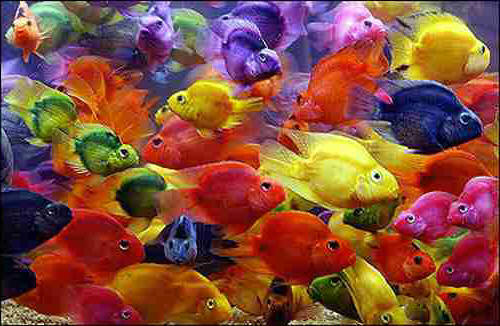
#> input picture CV-CS4476/ps2/fish.jpg, 500 x 326 px
$ jupyter execute --allow-errors KMeans.ipynb   (shell and % lines are left out)
#> lines starting #> are read from the running program, lines starting #| are printed output that depends on the picture
# 2.1 Color quantization k-means

For this problem you will write code to quantize a color space by applying k-means clustering to the pixels in a given input image. We will experiment with two different color spaces — RGB and HSV.

Implement each of the functions described below. After each function there is a test on the 4x6 image that will be generated within this notebook. These test are to help you verify and debug your code. However, they will not cover every possible edge case. We encourage you to write additional test or debug your code line-by-line to make sure the functions work as expected.

> Note: to pass the tests in this notebook and on Gradescope you will need to use a random seed value of `101` whenever possible. Please check the docstrings for any of the 3rd party functions to make sure you set the random seed properly.

### Exporting this notebook to a .py script

Once you are done implementing all the required functions in this notebook, you can go ahead and use the provided `notebook2script.py` script to convert this notebook into a `.py` file for submission.

The provided script will look for all the cells with the `#export` tag in the first line of the cell and only add those cells to the final script. This tag is already present for all the required cells in this notebook.

If you add any cells that you want to include in the submission, you can add the tag to the top of the cell.

The idea behind this is that students get to experiment, print and plot freely in the notebook while ensuring the submission file remains Gradescope friendly. Please avoid putting the `#export` tag on cells with `print`, `imshow`, and `plot` statements.

[cell 1]
#export
import numpy as np
from sklearn.cluster import KMeans
from skimage.color import rgb2hsv, hsv2rgb
from typing import Tuple

[cell 2]
import matplotlib.pyplot as plt

The commands in the follwing cell will plot all images/plots in an interactive window. If you would prefer to not have interactive plots, comment out %matplotlib notebook and uncomment %matplotlib inline instead.

You can use plt.rcParams['figure.figsize'] to make all the plots in this notebook bigger or smaller.

[cell 3]
# %matplotlib inline

# plt.rcParams['figure.figsize'] = (7, 3)

[cell 4]
# set test_k = 4 to pass the tests in this notebook
test_k = 4

[cell 5]
# generate a random test image (with a seed of `101`)
np.random.seed(101)
test_img = np.random.randint(0, 256, size=(4, 6, 3), dtype=np.uint8)

_, ax = plt.subplots()
ax.axis("off")
ax.imshow(test_img)
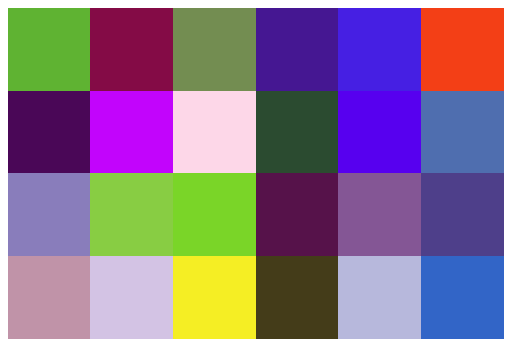
#> figure drawn by matplotlib, 1 panel

## (a) Quantize in RGB space

Given an RGB image, quantize the 3-dimensional RGB space, and map each pixel in the input image to its nearest k-means center. That is, replace the RGB value at each pixel with its nearest cluster’s average RGB value.

Use the [sklearn.cluster.KMeans](https://scikit-learn.org/stable/modules/generated/sklearn.cluster.KMeans.html) class to perfom the k-means clustering. See the documentation for details on how to use the class, and make sure you set `random_state=101`.

[cell 6]
#export
def quantize_rgb(img: np.ndarray, k: int) -> np.ndarray:
    """
    Compute the k-means clusters for the input image in RGB space, and return
    an image where each pixel is replaced by the nearest cluster's average RGB
    value.

    Inputs:
        img: Input RGB image with shape H x W x 3 and dtype "uint8"
        k: The number of clusters to use

    Output:
        An RGB image with shape H x W x 3 and dtype "uint8"
    """
    quantized_img = np.zeros_like(img)

    ##########################################################################
    # TODO: Perform k-means clustering and return an image where each pixel  #
    # is assigned the value of the nearest clusters RGB values.              #
    ##########################################################################

    im_height, im_width, im_channel = img.shape
    flat_img = np.reshape(img, [-1, im_channel])

    kmeans = KMeans(n_clusters=k, random_state=101)
    pixel_assignments = kmeans.fit_predict(flat_img)

    rounded_clusters = kmeans.cluster_centers_.astype(np.uint8)
    quantized_img = np.reshape(rounded_clusters[pixel_assignments], (im_height, im_width, im_channel))


    ##########################################################################
    ##########################################################################

    return quantized_img

[cell 7]
expected_quantized_img_rgb = np.array([[[159, 173,  49],
        [ 80,  34,  60],
        [159, 173,  49],
        [ 99,  60, 190],
        [ 99,  60, 190],
        [159, 173,  49]],

       [[ 80,  34,  60],
        [ 99,  60, 190],
        [209, 185, 212],
        [ 80,  34,  60],
        [ 99,  60, 190],
        [ 99,  60, 190]],

       [[ 99,  60, 190],
        [159, 173,  49],
        [159, 173,  49],
        [ 80,  34,  60],
        [ 99,  60, 190],
        [ 99,  60, 190]],

       [[209, 185, 212],
        [209, 185, 212],
        [159, 173,  49],
        [ 80,  34,  60],
        [209, 185, 212],
        [ 99,  60, 190]]], dtype=np.uint8)

quantized_img_rgb = quantize_rgb(test_img, test_k)

if np.allclose(quantized_img_rgb, expected_quantized_img_rgb):
    print("\nQuantized image computed correctly!")
else:
    print("\nQuantized image is incorrect.")
    print(f"\nexpected:\n\n{expected_quantized_img_rgb}")
    print(f"\ncomputed:\n\n{quantized_img_rgb}")

Let's take a look at the results.

[cell 8]
fig, axs = plt.subplots(1, 2)

axs[0].axis("off")
axs[0].imshow(test_img)

axs[1].axis("off")
axs[1].imshow(quantized_img_rgb)

# uncomment this line and change the filename as needed to save the figure
# fig.savefig(f"output-quantized-rgb-{k}.png", dpi=200, bbox_inches="tight")
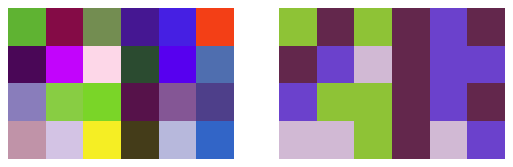
#> figure drawn by matplotlib, 2 panels

## (b) Quantize in HSV space

Given an RGB image, convert it to HSV and quantize the 1-dimensional Hue space. Map each pixel in the input image to its nearest quantized Hue value, while keeping its Saturation and Value channels the same as the input. Convert the quantized output back to RGB color space.

Use the [sklearn.cluster.KMeans](https://scikit-learn.org/stable/modules/generated/sklearn.cluster.KMeans.html) class to perfom the k-means clustering. See the documentation for details on how to use the class, and make sure you set `random_state=101`.

Use the [skimage.color.rgb2hsv](https://scikit-image.org/docs/dev/api/skimage.color.html#skimage.color.rgb2hsv) and [skimage.color.hsv2rgb](https://scikit-image.org/docs/dev/api/skimage.color.html#skimage.color.hsv2rgb) functions to convert the image to HSV and back to RGB.

[cell 9]
#export
def quantize_hsv(img: np.ndarray, k: int) -> np.ndarray:
    """
    Compute the k-means clusters for the input image in the hue dimension of the
    HSV space. Replace the hue values with the nearest cluster's hue value. Finally,
    convert the image back to RGB.

    Inputs:
        img: Input RGB image with shape H x W x 3 and dtype "uint8"
        k: The number of clusters to use

    Output:
        An RGB image with shape H x W x 3 and dtype "uint8"
    """
    quantized_img = np.zeros_like(img)

    ##########################################################################
    # TODO: Convert the image to HSV. Perform k-means clustering in hue      #
    # space. Replace the hue values in the image with the cluster centers.   #
    # Convert the image back to RGB.                                         #
    ##########################################################################

    hsv_img = rgb2hsv(img)

    im_height, im_width, im_channel = img.shape
    flat_img = np.reshape(hsv_img, [-1, im_channel])

    hue_flat = flat_img[:,0]
    hue_flat = np.reshape(hue_flat, [-1,1])


    # find k centers for hue values
    kmeans = KMeans(n_clusters=k, random_state=101)
    pixel_assignments = kmeans.fit_predict(hue_flat)

    # round clusters found for hue values
    rounded_clusters = kmeans.cluster_centers_

    # overwrite H value with cluster assignments
    flat_img[:,0] = rounded_clusters[pixel_assignments].flatten()

    # reshape flat hsv to original image shape
    quantized_hsv_img = np.reshape(flat_img, (im_height, im_width, im_channel))

    # CONVERT IMAGE BACK TO RGB
    quantized_img = (hsv2rgb(quantized_hsv_img)* 255).astype(np.uint8)


    ##########################################################################
    ##########################################################################

    return quantized_img

[cell 10]
expected_quantized_img_hsv = np.array([[[ 94, 179,  49],
        [131,  11, 112],
        [101, 141,  81],
        [ 38,  23, 146],
        [ 55,  31, 227],
        [243, 166,  22]],

       [[ 87,   7,  74],
        [252,   3, 212],
        [253, 215, 246],
        [ 54,  75,  43],
        [ 29,   0, 239],
        [ 90,  79, 175]],

       [[132, 125, 187],
        [114, 205,  66],
        [ 99, 213,  40],
        [ 86,  17,  75],
        [149,  86, 139],
        [ 72,  63, 138]],

       [[192, 147, 184],
        [199, 195, 227],
        [245, 172,  36],
        [ 68,  53,  24],
        [187, 183, 220],
        [ 68,  49, 199]]], dtype=np.uint8)

quantized_img_hsv = quantize_hsv(test_img, test_k)

if np.allclose(quantized_img_hsv, expected_quantized_img_hsv):
    print("\nQuantized image computed correctly!")
else:
    print("\nQuantized image is incorrect.")
    print(f"\nexpected:\n\n{expected_quantized_img_hsv}")
    print(f"\ncomputed:\n\n{quantized_img_hsv}")

Let's take a look at the results.

[cell 11]
fig, axs = plt.subplots(1, 2)

axs[0].axis("off")
axs[0].imshow(test_img)

axs[1].axis("off")
axs[1].imshow(quantized_img_hsv)

# uncomment this line and change the filename as needed to save the figure
# fig.savefig(f"output-quantized-hsv-{k}.png", dpi=200, bbox_inches="tight")
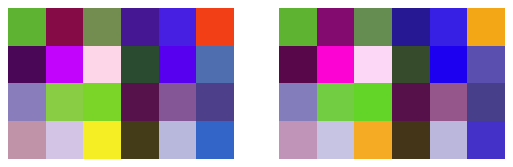
#> figure drawn by matplotlib, 2 panels

## (c) Sum of squared error

Write a function to compute the SSD error (sum of squared error) between the original RGB pixel values and the quantized values

[cell 12]
#export
def compute_quantization_error(img: np.ndarray, quantized_img: np.ndarray) -> int:
    """
    Compute the sum of squared error between the two input images.

    Inputs:
        img: Input RGB image with shape H x W x 3 and dtype "uint8"
        quantized_img: Quantized RGB image with shape H x W x 3 and dtype "uint8"

    Output:

    """
    error = 0

    ##########################################################################
    # TODO: Compute the sum of squared error.                                #
    ##########################################################################
    # One can simply subtract one array from the other, square it, then sum up it's parts right? For the quantized RGB, this gives 7,291 instead of the 112,251 listed
    # Remember uint 8 only holds to 255 so you have to use large values for ssd additon
    error = np.sum(np.square(quantized_img.astype(int) - img.astype(int)))


    ##########################################################################
    ##########################################################################

    return error

[cell 13]
error_rgb = compute_quantization_error(test_img, quantized_img_rgb)
print(f"quantization error (rgb): {error_rgb:,}")

error_hsv = compute_quantization_error(test_img, quantized_img_hsv)
print(f"quantization error (hsv): {error_hsv:,}")

[cell 14]
if error_rgb == 112251:
    print("\nQuantization error computed correctly!")
else:
    print("\nQuantization error incorrect")
    print(f"\nexpected: 112,251\ncomputed: {error_rgb}")


if error_hsv == 33167:
    print("\nQuantization error computed correctly!")
else:
    print("\nQuantization error incorrect")
    print(f"\nexpected: 33,167\ncomputed: {error_hsv}")

[cell 15]
from imageio import imread, imsave
import matplotlib.pyplot as plt

test_img = imread("./fish.jpg")
#> test_img is the input picture: shape (326, 500, 3); mean R, G, B 132.5, 77.5, 60.6

# [22 lines of commented-out code are left out]

fig, big_axes = plt.subplots( figsize=(5.0, 3.0), nrows=2, ncols=1, sharey=True)

big_axes[0].set_title("Fish Quantized in RGB", fontsize=16, y=1.3)
big_axes[0].tick_params(labelcolor=(0.0,0.0,0.0, 0.0), top='off', bottom='off', left='off', right='off')
big_axes[0]._frameon = False

big_axes[1].set_title("Fish Quantized in HSV", fontsize=16, y=1.3)
big_axes[1].tick_params(labelcolor=(0.0,0.0,0.0, 0.0), top='off', bottom='off', left='off', right='off')
big_axes[1]._frameon = False

for k in range(1,9):
    ax = fig.add_subplot(2,4,k, xticks=[], yticks=[])
    ax.axis('off')

    if k < 5:
        quantized_img_rgb = quantize_rgb(test_img, k + 1)
        ax.set_title("k = " + str(k + 1) + " \n SSD Error = " + str(compute_quantization_error(test_img, quantized_img_rgb)), wrap=True, fontsize=8)
        ax.imshow(quantized_img_rgb, cmap='gray')
#> this loop made 8 passes
#> error in compute_quantization_error on passes 1 to 4: 1018930141, 721397274, 563933836, 462402288
#> pass 1, in quantize_rgb (call 2), `quantized_img = np.reshape(rounded_clusters[pixel_assignments], (im_he..`:
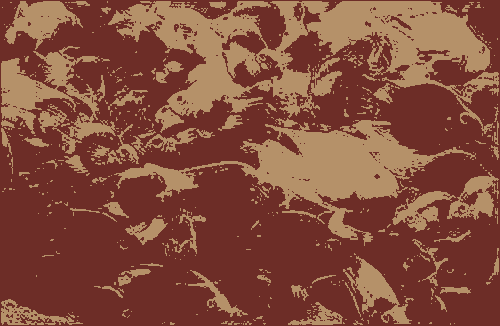
#> quantized_img: shape (326, 500, 3); mean of channels 0, 1, 2 132.1, 77.1, 60.2; drawn as R, G, B
#> pass 2, in quantize_rgb (call 3), `quantized_img = np.reshape(rounded_clusters[pixel_assignments], (im_he..`:
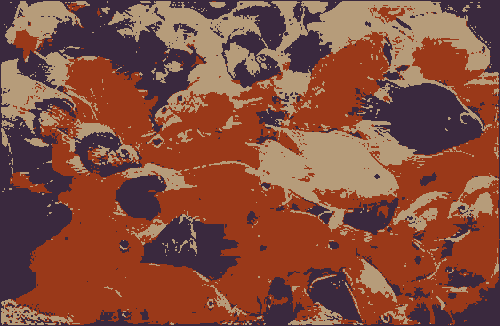
#> quantized_img: shape (326, 500, 3); mean of channels 0, 1, 2 132.2, 76.8, 60.2; drawn as R, G, B
#> pass 3, in quantize_rgb (call 4), `quantized_img = np.reshape(rounded_clusters[pixel_assignments], (im_he..`:
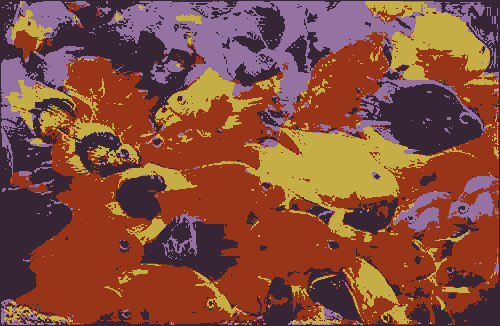
#> quantized_img: shape (326, 500, 3); mean of channels 0, 1, 2 132.2, 77.1, 60.1; drawn as R, G, B

for k in range(1,9):
    ax = fig.add_subplot(2,4,k, xticks=[], yticks=[])
    ax.axis('off')

    if k >= 5 and k < 9:
        quantized_img_hsv = quantize_hsv(test_img, k - 3)
        ax.set_title("k = " + str(k - 3) + " \n SSD Error = " + str(compute_quantization_error(test_img, quantized_img_hsv)), wrap=True, fontsize=8)
        ax.imshow(quantized_img_hsv, cmap='gray')
#> this loop made 8 passes
#> error in compute_quantization_error on passes 5 to 8: 400791946, 272655475, 89678258, 75960048


fig.set_facecolor('w')
fig.subplots_adjust(top=0.8)
plt.tight_layout()
plt.show()
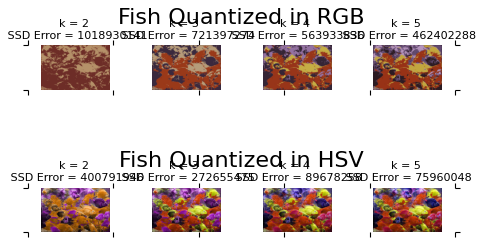
#> figure drawn by matplotlib, 8 panels

[cell 16]
fig, big_axes = plt.subplots(figsize=(7.0, 7.0), nrows=2, ncols=1, sharey=True)

big_axes[0].set_title("Equal Histograms", fontsize=16, y=1.1)
big_axes[0].tick_params(labelcolor=(0.0,0.0,0.0, 0.0), top='off', bottom='off', left='off', right='off')
big_axes[0]._frameon = False

big_axes[1].set_title("Clustered Histograms", fontsize=16, y=1.1)
big_axes[1].tick_params(labelcolor=(0.0,0.0,0.0, 0.0), top='off', bottom='off', left='off', right='off')
big_axes[1]._frameon = False


fig.set_facecolor('w')
fig.subplots_adjust(top=0.8)
plt.tight_layout()
plt.show()

#> (the rest of this cell did not finish here and is left out)

## (d) Calculate Hue histograms

Given an image, compute and display two histograms of its hue values. Let the first histogram use equally-spaced bins (uniformly dividing up the hue values), and let the second histogram use bins defined by the `k` cluster center memberships (i.e., all pixels belonging to hue cluster `i` go to the `i-th` bin, for `i=1,...k`).

[cell 17]
#export
def get_hue_histograms(img: np.ndarray, k: int) -> Tuple[np.ndarray, np.ndarray]:
    """
    Compute the histogram values two ways: equally spaced and clustered.

    Inputs:
        img: Input RGB image with shape H x W x 3 and dtype "uint8"
        k: The number of clusters to use

    Output:
        hist_equal: The values for an equally spaced histogram
        hist_clustered: The values for a histogram of the cluster assignments
    """
#> called with k = 4
    hist_equal = np.zeros((k,), dtype=np.int64)
    hist_clustered = np.zeros((k,), dtype=np.int64)

    ##########################################################################
    # TODO: Convert the image to HSV. Calculate a k-bin histogram for the    #
    # hue dimension. Calculate the k-means clustering of the hue space.      #
    # Calculate the histogram values for the cluster assignments.            #
    ##########################################################################

    hsv_img = rgb2hsv(img)
#> hsv_img: shape (326, 500, 3) float64; mean of channels 0, 1, 2 0.366, 0.703, 0.561

    im_height, im_width, im_channel = img.shape
#> im_height = 326; im_width = 500; im_channel = 3
    flat_img = np.reshape(hsv_img, [-1, im_channel])

    hue_flat = flat_img[:,0]
    hue_flat = np.reshape(hue_flat, [-1,1])

    (hist_equal, hist_bins) = np.histogram(hue_flat, bins=k)
#> hist_equal = [96138, 4275, 27912, 34675]; hist_bins = [0, 0.25, 0.5, 0.749, 0.999]

    # find k centers for hue values
    kmeans = KMeans(n_clusters=k, random_state=101)
    pixel_assignments = kmeans.fit_predict(hue_flat)

    (cluster_id, counts) = np.unique(pixel_assignments, return_counts=True)
#> cluster_id = [0, 1, 2, 3]; counts = [65436, 27435, 34553, 35576]

    hist_clustered = counts
#> hist_clustered = [65436, 27435, 34553, 35576]

    # round clusters found for hue values
    rounded_clusters = kmeans.cluster_centers_

    # overwrite H value with cluster assignments
    flat_img[:,0] = rounded_clusters[pixel_assignments].flatten()


    ##########################################################################
    ##########################################################################

    return hist_equal, hist_clustered

[cell 18]
expected_hist_equal = np.array([ 6,  2,  6, 10], dtype=np.int64)
expected_hist_clustered = np.array([3, 7, 9, 5], dtype=np.int64)

hist_equal, hist_clustered = get_hue_histograms(test_img, test_k)
#> hist_equal = [96138, 4275, 27912, 34675]; hist_clustered = [65436, 27435, 34553, 35576]

if np.all(hist_equal == expected_hist_equal):
    print("\nEqual histogram values computed correctly!")
else:
    print("\nEqual histogram values are incorrect.")
    print(f"\nexpected: {expected_hist_equal}")
    print(f"\ncomputed: {hist_equal}")
#| computed: [96138  4275 27912 34675]

if np.all(hist_clustered == expected_hist_clustered):
    print("\nClustered histogram values computed correctly!")
else:
    print("\nClustered histogram values are incorrect.")
    print(f"\nexpected: {expected_hist_clustered}")
    print(f"\ncomputed: {hist_clustered}")
#| computed: [65436 27435 34553 35576]

Let's take a look at the results.

[cell 19]
fig, axs = plt.subplots(1, 2)
axs[0].set_title("equal")
axs[0].bar(np.arange(test_k), hist_equal)

axs[1].set_title("clustered")
axs[1].bar(np.arange(test_k), hist_clustered)

# uncomment this line and change the filename as needed to save the figure
# fig.savefig(f"output-histograms-{k}.png", dpi=200, bbox_inches="tight")
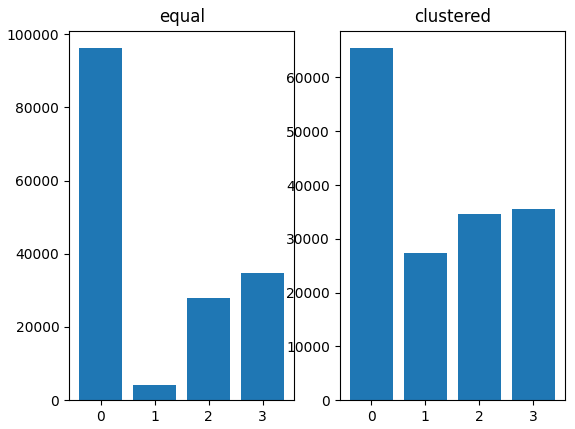
#> figure drawn by matplotlib, 2 panels; panel 1: tallest bar 96138 high, from x = -0.4 to 0.4; panel 2: tallest bar 65436 high, from x = -0.4 to 0.4
